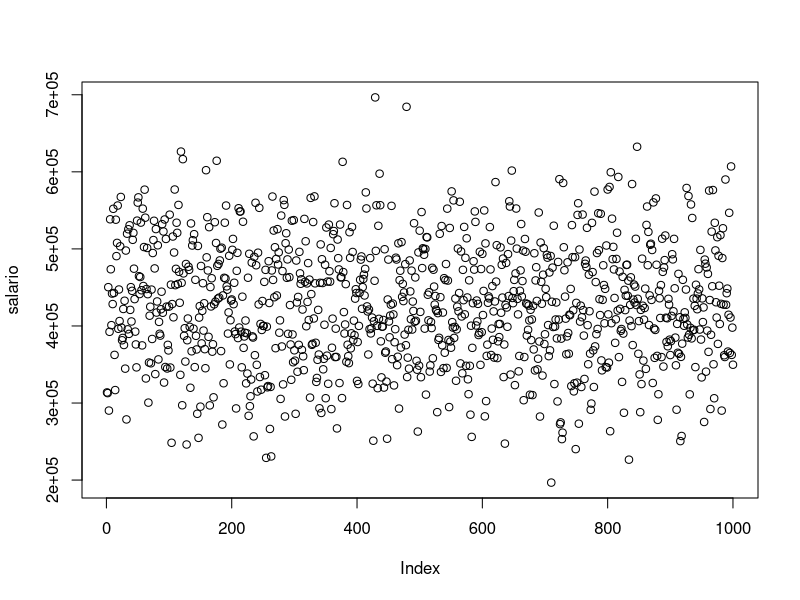
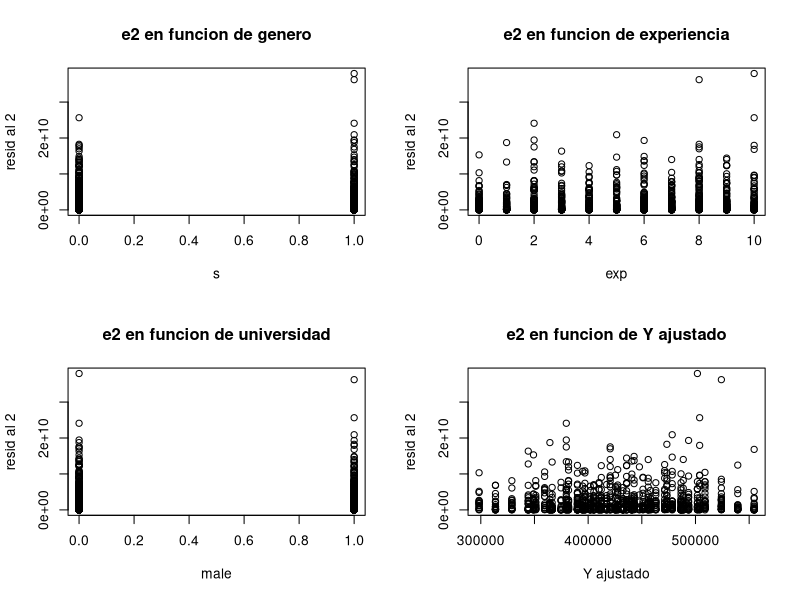
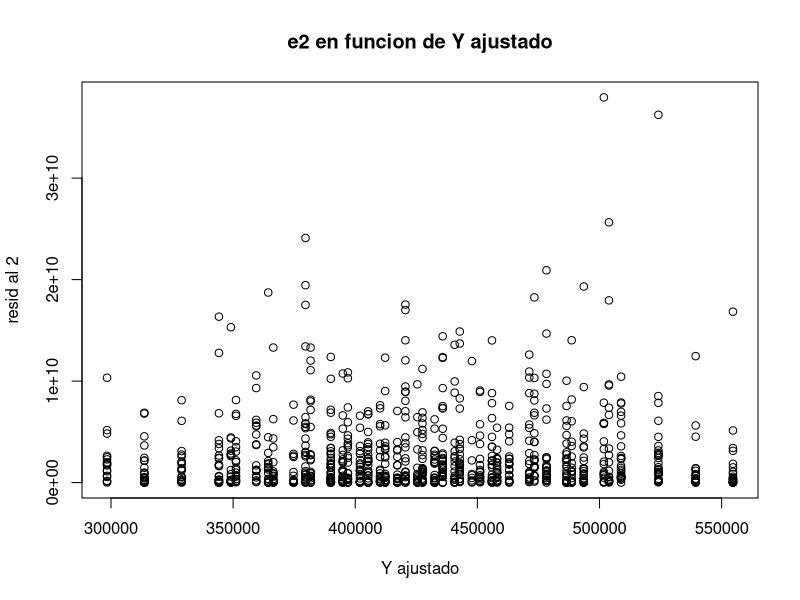
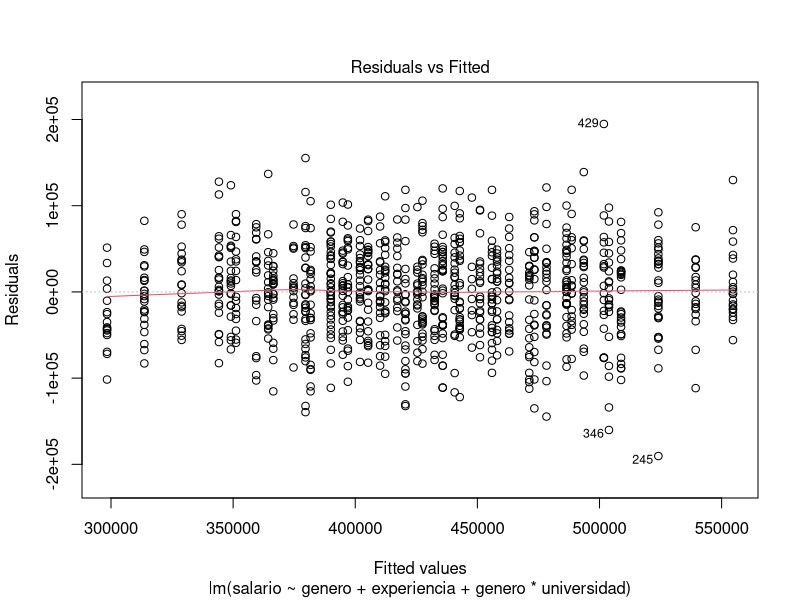

The R script that drew these images, in order: (Note: this script raises an error after producing the figures.)
## ---- chunk 1
# Generar variables y datos de muestra
set.seed(123)
salario_semanal <-300000 
# experiencia(0 = Falso, 1 = Verdadero)
experiencia <- sample(0:10, 1000, replace = TRUE)

# Género (0 = Femenino, 1 = Masculino)
genero <- sample(c(0, 1), 1000, replace = TRUE)

# Universidad (0 = Pública, 1 =  Privada)
universidad <- sample(c(0, 1), 1000, replace = TRUE)

#valores
μ_gen <- (0.18 * salario_semanal)
μ_exp <- (0.05 * salario_semanal) # 35% en 5 años entonces 35/5 = 5% por año
μ_univ <- (0.17 * salario_semanal)
error_std_dev <- 50000 #tomando la mitad del valor salarial lo divido en 3 partes

# Salario semanal en pesos
salario <- salario_semanal + μ_gen * genero + μ_exp * experiencia + μ_univ * universidad + rnorm(1000, 0, error_std_dev)
dat <- data.frame(salario, genero, experiencia, universidad)
plot(salario)
## ---- chunk 2
# Ajustar el modelo de regresión lineal
# Salario semanal en pesos
set.seed(123)
modelo <- lm(salario ~ genero + experiencia + genero * universidad)
summary(modelo)

## ---- chunk 3
#graficos exploratorios, que me pueden dar indicios..
par=par(mfrow =c (2,2))#forma de distribuir los graficos, en 2 fila 2 colum
e2=(modelo$residuals)^2
plot(dat$genero,e2 , main = "e2 en funcion de genero",
     xlab = "s", ylab = "resid al 2")
plot(dat$experiencia,e2 , main = "e2 en funcion de experiencia",
     xlab = "exp", ylab = "resid al 2")
plot(dat$universidad,e2 , main = "e2 en funcion de universidad",
     xlab = "male", ylab = "resid al 2")
plot(modelo$fitted.values,e2 , main = "e2 en funcion de Y ajustado",
     xlab = "Y ajustado", ylab = "resid al 2")
par(par) #cierro el grafico


## ---- chunk 4
plot(modelo$fitted.values,e2 , main = "e2 en funcion de Y ajustado",
     xlab = "Y ajustado", ylab = "resid al 2")
## ---- chunk 5
# Gráfico de residuos vs. valores ajustados
plot(modelo, which = 1)
## ---- chunk 6
# Prueba de Goldfeld-Quandt
library(lmtest)
gqtest(modelo)
## ---- chunk 7
# Errores estándar robustos a heterocedasticidad
library(sandwich)
coeftest(modelo, vcov = vcovHC(modelo, type = "HC1"))

## ---- chunk 8
nprima <- 3/8*1000
valor <- 1000-nprima*2
#instalar lmtest y abrirla test de G-Q
library(lmtest)

gqtest(modelo, point=0.5, fraction=valor, order.by = tabla1$s, data = dat)
## ---- chunk 9
# Función para realizar una regresión y graficar la recta
realizar_regresion <- function() {
  # Generar datos de muestra
  set.seed(sample(1:10000, 1))  # Semilla aleatoria
  salario_semanal <-300000 
  # experiencia(0 = Falso, 1 = Verdadero)
  experiencia <- sample(0:10, 1000, replace = TRUE)
  
  # Género (0 = Femenino, 1 = Masculino)
  genero <- sample(c(0, 1), 1000, replace = TRUE)
  
  # Universidad (0 = Pública, 1 =  Privada)
  universidad <- sample(c(0, 1), 1000, replace = TRUE)
  
  #valores
  μ_gen <- (0.18 * salario_semanal)
  μ_exp <- (0.05 * salario_semanal) # 35% en 5 años entonces 35/5 = 5% por año
  μ_univ <- (0.17 * salario_semanal)
  error_std_dev <- 50000 #tomando la mitad del valor salarial lo divido en 3 partes

  salario <- salario_semanal + μ_gen * genero + μ_exp * experiencia + μ_univ * universidad + rnorm(1000, 0, error_std_dev)
  
  # Ajustar el modelo de regresión lineal
  modelo <- lm(salario ~ genero + experiencia + genero * universidad)
  
  # Graficar la recta de regresión
  plot(experiencia, salario, xlab = "Experiencia", ylab = "Salario",
       main = paste("Regresión", sample(1:10000, 1)))
  abline(modelo, col = "red")
  
  return(modelo)
}

# Realizar la simulación de Monte Carlo y graficar las rectas
par(mfrow = c(2, 5))  # Configurar la disposición de gráficos
resultados <- lapply(1:10, realizar_regresion)
